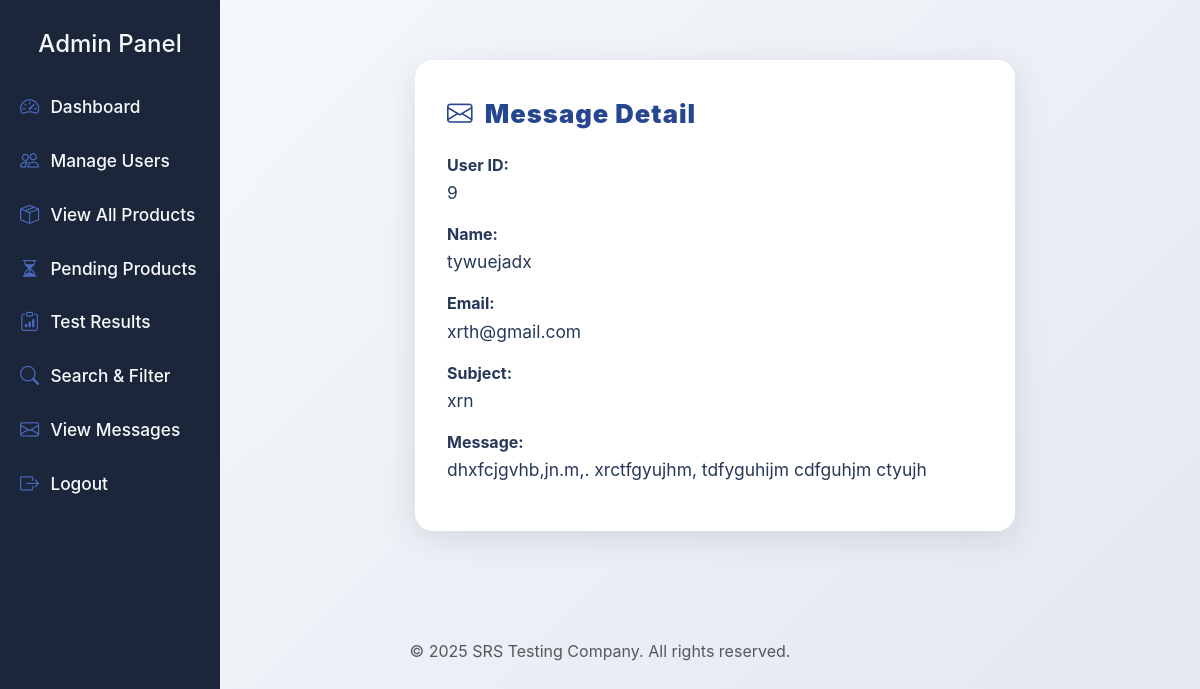
Screenshot of /srs_testing/admin/view_message_detail.php?id=4 (signed in) with the database file from the repository.
### tables this page shows
CREATE TABLE `contact_messages` (
  `id` int(11) NOT NULL,
  `user_id` int(11) DEFAULT NULL,
  `name` varchar(100) DEFAULT NULL,
  `email` varchar(100) DEFAULT NULL,
  `subject` varchar(255) DEFAULT NULL,
  `message` text DEFAULT NULL,
  `sent_at` timestamp NOT NULL DEFAULT current_timestamp()
);

### srs_testing/admin/view_message_detail.php (the view, shortened to what this page needs)
<?php
include '../includes/db.php';
$id = $_GET['id'];
$stmt = $pdo->prepare("SELECT * FROM contact_messages WHERE id = ?");
$stmt->execute([$id]);
$row = $stmt->fetch();
?>
<?php include '../includes/header.php'; ?>
<div class="msg-detail-card">
  <div class="msg-detail-title"><i class="bi bi-envelope"></i> Message Detail</div>
  <div class="msg-detail-label">User ID:</div>
  <div class="msg-detail-value"><?= htmlspecialchars($row['user_id']) ?></div>
  <div class="msg-detail-label">Name:</div>
  <div class="msg-detail-value"><?= htmlspecialchars($row['name']) ?></div>
  <div class="msg-detail-label">Email:</div>
  <div class="msg-detail-value"><?= htmlspecialchars($row['email']) ?></div>
  <div class="msg-detail-label">Subject:</div>
  <div class="msg-detail-value"><?= htmlspecialchars($row['subject']) ?></div>
  <div class="msg-detail-label">Message:</div>
  <div class="msg-detail-value"><?= nl2br(htmlspecialchars($row['message'])) ?></div>
</div>
<?php include '../includes/footer.php'; ?>

### srs_testing/admin/view_message_detail.php (style rules this page uses)
.msg-detail-card { background: #fff; border-radius: 18px; box-shadow: 0 8px 32px 0 rgba(44,62,80,0.13); padding: 2.2rem 2rem 2rem 2rem; margin: 2.5rem auto; max-width: 600px; }
.msg-detail-title { color: #274690; font-weight: 900; font-size: 1.6rem; letter-spacing: 1px; margin-bottom: 1.2rem; text-align: center; display: flex; align-items: center; gap: 0.7rem; }
.msg-detail-label { font-weight: 700; color: #263859; margin-bottom: 0.2rem; }
.msg-detail-value { font-size: 1.09rem; color: #263859; margin-bottom: 1rem; word-break: break-word; }

### rows the page displays
contact_messages: user "9", name "tywuejadx", email "xrth@gmail.com", subject "xrn", message "dhxfcjgvhb,jn.m,. xrctfgyujhm, tdfyguhijm cdfguhjm ctyujh"
